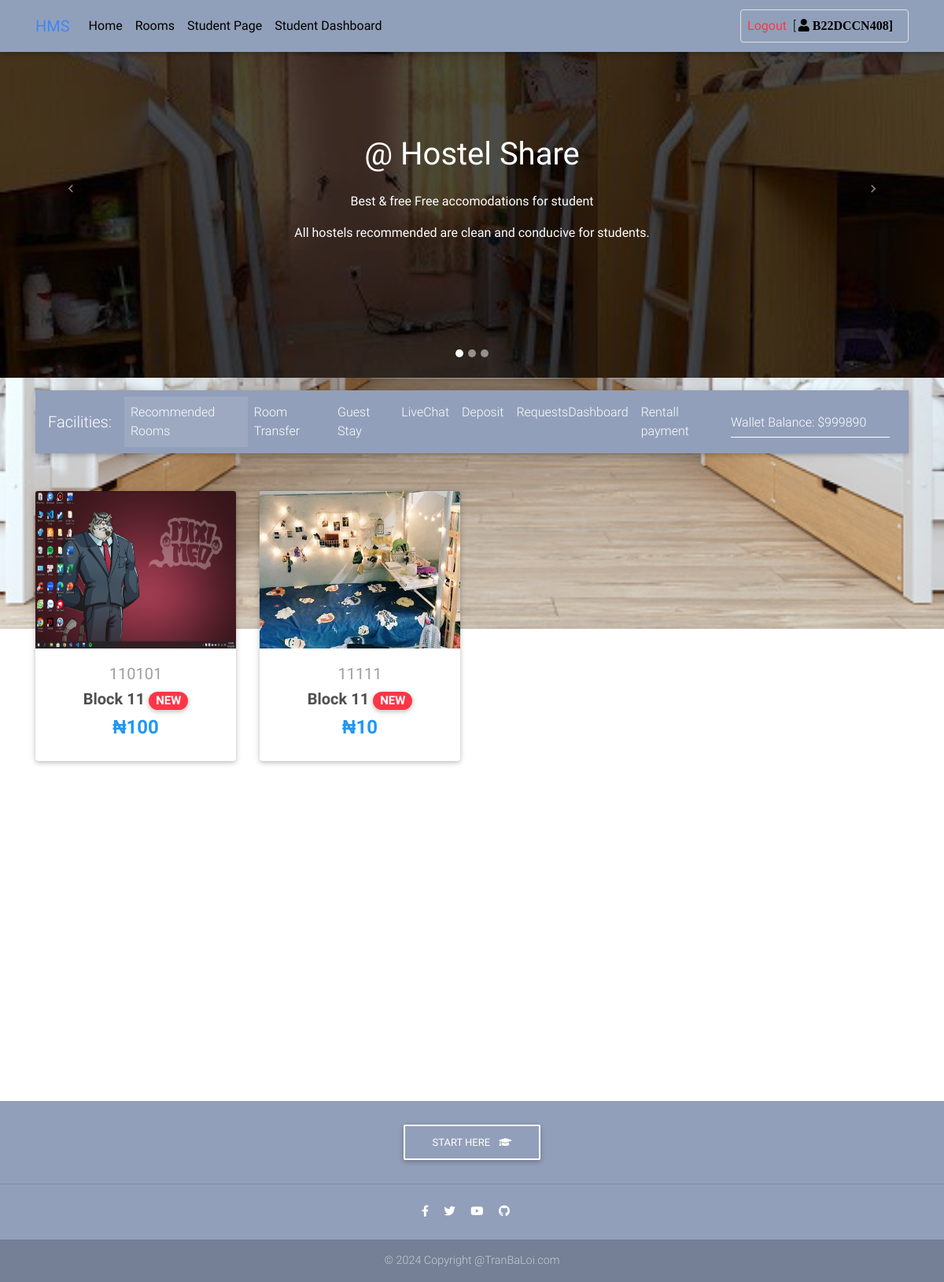
The app's page /app/student_dashboard (signed in) with its own data.
### app_core/models.py (models this page shows, shortened)
class Student_Account(models.Model):
    user = models.OneToOneField(User, on_delete = models.CASCADE)
    first_name = models.CharField(max_length = 100)
    last_name = models.CharField(max_length = 100)
    email = models.CharField(max_length = 100)
    matric = models.CharField(max_length = 100)
    address = models.CharField(max_length = 100)
    is_student = models.BooleanField(default = True)
    wallet = models.IntegerField(default = 0, null = True)
    created_at = models.DateTimeField(auto_now = True)
    updated_at = models.DateTimeField(auto_now_add = True)

class Rooms(models.Model):
    block = models.ForeignKey(Block, on_delete=models.CASCADE)
    room_name = models.CharField(max_length=50, null=True)
    room_tag = models.CharField(max_length=10, default="NEW")
    description = models.TextField()
    condition = models.TextField()
    charge = models.IntegerField()
    slot_available = models.IntegerField(default=10) # tối đa 10 giường
    is_available = models.BooleanField(default=True)
    image1 = models.ImageField(upload_to="photos")
    image2 = models.ImageField(upload_to="photos")
    image3 = models.ImageField(upload_to="photos")
    created_at = models.DateTimeField(auto_now = True)
    updated_at = models.DateTimeField(auto_now_add = True)
    def admin_photo(self):
        return mark_safe('<img src ="{}" width = 100 />'.format(self.image1.url))
    admin_photo.short_description = "Image"
    admin_photo.allow_tag = True

class Block(models.Model):
    house_manager = models.ForeignKey(House_Manager, on_delete = models.CASCADE)
    block_name = models.CharField(max_length = 50)
    created_at = models.DateTimeField(auto_now = True)
    updated_at = models.DateTimeField(auto_now_add = True)

### app_core/student_views.py (the view)
# urls.py: path("student_dashboard", student_dashboard, name = "student-dashboard"),
def student_dashboard(request):
    rooms = Rooms.objects.all()
    is_student = False
    student_user = Student_Account.objects.filter(user = request.user).first()
    if student_user:
        is_student = True
    context = {"is_student":is_student, "student_user": student_user, "rooms":rooms}
    return render(request, 'student/student_dashboard.html', context)

### app_core/templates/student/student_dashboard.html (shortened to what this page needs)
{% extends 'base.html' %}
{% block content %}
{% if is_student %}
<div id="carousel-example-1z" class="carousel slide carousel-fade pt-4" data-ride="carousel">
    <ol class="carousel-indicators">
        <li data-target="#carousel-example-1z" data-slide-to="0" class="active"></li>
        <li data-target="#carousel-example-1z" data-slide-to="1"></li>
        <li data-target="#carousel-example-1z" data-slide-to="2"></li>
    </ol>
    <div class="carousel-inner" role="listbox">
    <div class="carousel-item active">
        <div class="view" style="background-image: url('../../../media/photos/room1.png'); background-repeat: no-repeat; background-size: cover;">
        <div class="mask rgba-black-strong d-flex justify-content-center align-items-center">
            <div class="text-center white-text mx-5 wow fadeIn">
                <h1 class="mb-4">
                    <strong>@ Hostel Share</strong>
                </h1>
                <p>
                    <strong>Best & free Free accomodations for student </strong>
                </p>
                <p class="mb-4 d-none d-md-block">
                    <strong>All hostels recommended are clean and conducive for students.</strong>
                </p>
            </div>
        </div>
        </div>
    </div>
    </div>
    <a class="carousel-control-prev" href="#carousel-example-1z" role="button" data-slide="prev">
    <span class="carousel-control-prev-icon" aria-hidden="true"></span>
    </a>
    <a class="carousel-control-next" href="#carousel-example-1z" role="button" data-slide="next">
    <span class="carousel-control-next-icon" aria-hidden="true"></span>
    </a>
</div>
<main>
    <div class="container">
    <nav class="navbar navbar-expand-lg navbar-dark mdb-color lighten-3 mt-3 mb-5">
        <span class="navbar-brand">Facilities:</span>
        <div class="collapse navbar-collapse" id="basicExampleNav">
        <ul class="navbar-nav mr-auto">
            <li class="nav-item active">
                <a class="nav-link" href="">Recommended Rooms</a>
            </li>
            <li class="nav-item">
                <a class="nav-link" href="{% url 'app:room-transfer' %}">Room Transfer</a>
            </li>
            <li class="nav-item">
                <a class="nav-link" href="{% url 'app:guest-stay' %}">Guest Stay</a>
            </li>
            <li class="nav-item">
                <a class="nav-link" href="{% url 'app:complaints' %}">LiveChat</a>
            </li>
            <li class="nav-item">
                <a class="nav-link" href="{% url 'app:payment' %}">Deposit</a>
            </li>
            <li class="nav-item">
                <a class="nav-link" href="{% url 'app:request-dashboard' %}">RequestsDashboard</a>
            </li>
            <li class="nav-item">
                <a class="nav-link" href="{% url 'app:view-rents' %}">Rentall payment</a>
            </li>
        </ul>
        <form class="form-inline">
            <div class="md-form my-0">
                <input class="form-control mr-sm-2" type="text" placeholder="Wallet Balance: ${{student_user.wallet}}" aria-label="Search" disabled>
            </div>
        </form>
        </div>
    </nav>
    <section class="text-center mb-4">
        <div class="row wow fadeIn">
        {% for room in rooms %}
        <div class="col-lg-3 col-md-6 mb-4">
            <div class="card">
            <div class="view overlay">
                <img src="{{room.image1.url}}" class="card-img-top" alt="" style="height:200px;">
            </div>
            <div class="card-body text-center">
                <a href="{% url 'app:room-details' room.id %}" class="grey-text">
                <h5>{{room.room_name}}</h5>
                </a>
                <h5>
                <strong>
                    <a href="{% url 'app:room-details' room.id %}" class="dark-grey-text">Block {{room.block.block_name}}
                    <span class="badge badge-pill danger-color">{{room.room_tag}}</span>
                    </a>
                </strong>
                </h5>
                <h4 class="font-weight-bold blue-text">
                    <strong>₦{{room.charge}}</strong>
                </h4>
            </div>
            </div>
        </div>
        {% endfor %}
        </div>
    </section>
    </div>
</main>
{% endif %}
<br><br><br><br><br><br><br><br><br><br><br><br><br><br><br>
{% endblock content %}

### templates/navbar.html (shortened to what this page needs)
  <nav class="navbar fixed-top navbar-expand-lg navbar-light scrolling-navbar bg-custom">
    <div class="container">
      <a class="navbar-brand waves-effect" href="{% url 'welcome-page' %}">
        <strong class="text-primary">HMS</strong>
      </a>
      <div class="collapse navbar-collapse" id="navbarSupportedContent">
        <ul class="navbar-nav mr-auto">
          <li class="nav-item">
            <a class="nav-link waves-effect" href="{% url 'welcome-page' %}"><b>Home</b></a>
          </li>
          {% if request.user.is_authenticated %}
          <li class="nav-item">
            <a class="nav-link waves-effect" href="{% url 'view-rooms' %}"><b>Rooms</b></a>
          </li>
          <li class="nav-item">
            <a class="nav-link waves-effect" href="{% url 'app:student-register' %}"><b>Student Page</b></a>
          </li>
          <li class="nav-item">
            <a class="nav-link waves-effect" href="{% url 'app:student-dashboard' %}"><b>Student Dashboard</b></a>
          </li>
          {% endif %}
        </ul>
        <ul class="navbar-nav nav-flex-icons">
          {% if request.user.is_authenticated %}
          <li class="nav-item">
            <a href="{% url 'logout-user' %}" class="nav-link border border-light rounded waves-effect">
              <b class="text-danger mr-2">Logout</b>[<i class="fas fa-user mr-2"> {{ request.user.username}}] </i>
            </a>
          </li>
          {% endif %}
        </ul>
      </div>
    </div>
  </nav>

### static/css/main.css (style rules this page uses)
.bg-custom { background-color: #91a0ba; }

### templates/base.html (style rules this page uses)
html, body, header, .carousel { height: 60vh; }

### records on screen
Student_Account: wallet "Wallet Balance: $999890"
Rooms: image1 (picture), room_name "110101", block.block_name "11", room_tag "NEW", charge "100"
Rooms: image1 (picture), room_name "11111", block.block_name "11", room_tag "NEW", charge "10"

### other values on screen
{{ request.user.username }} "B22DCCN408"
